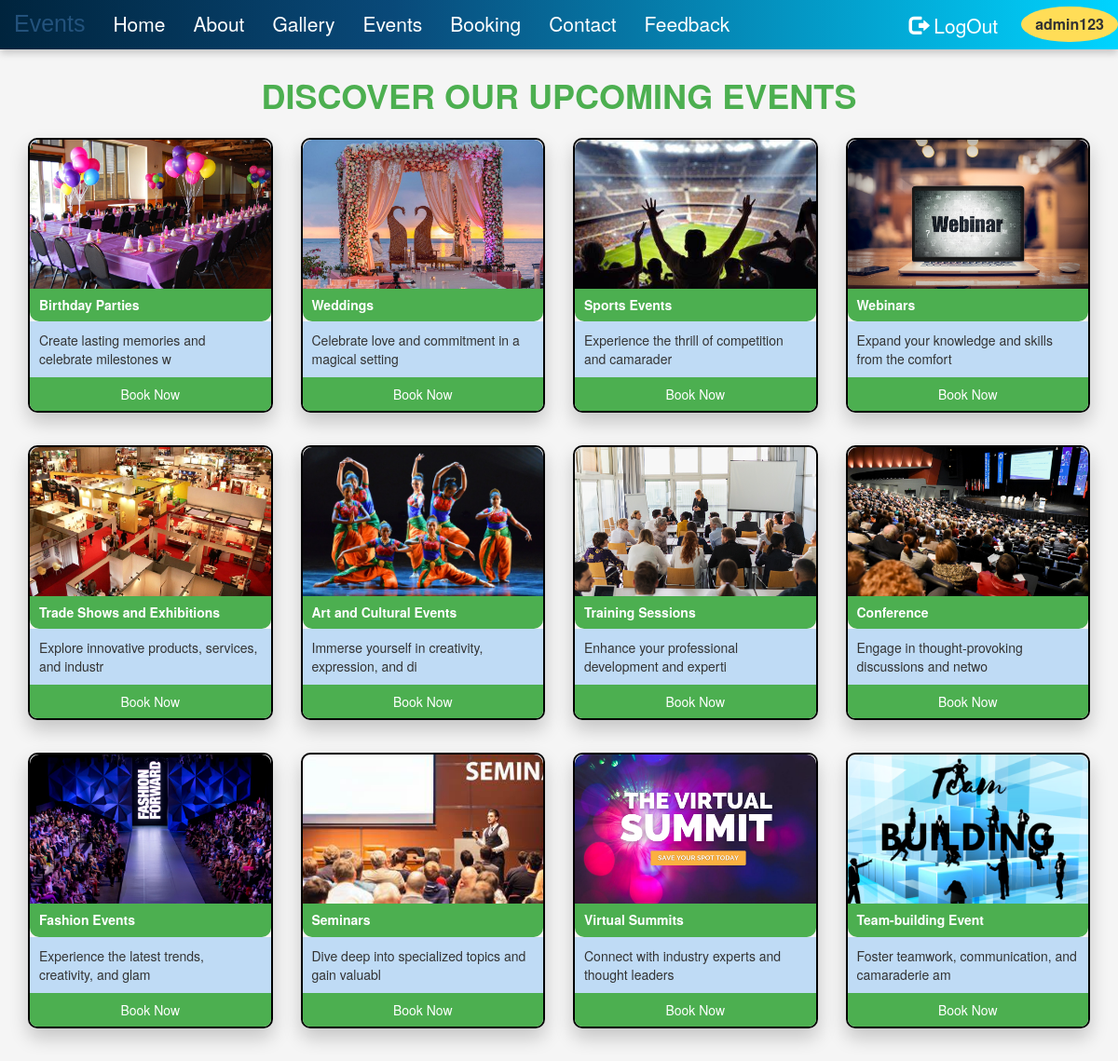
/events/ (signed in), run on the app's committed database.
### eventapp/models.py (models this page shows, shortened)
class Event(models.Model):
    img=models.ImageField(upload_to="pic")
    name=models.CharField(max_length=50)
    desc=models.CharField(max_length=50)

### eventapp/views.py (the view)
# urls.py: path('events/',views.events,name='events'),
def events(request):
    dict_eve={
        'eve':Event.objects.all()
    }
    return render(request,'events.html',dict_eve)

### template/events.html (shortened to what this page needs)
{% extends 'base.html' %}
{% load static %}
{% block content %}
<h2 class="events-heading">Discover Our Upcoming Events</h2>
<div class="container">
    <div class="row">
        {% for i in eve %}
        <div class="col-md-3 mb-4">
            <div class="card event-card">
                <img src="{{ i.img.url }}" class="card-img-top" alt="Event Image">
                <div class="card-body">
                    <h5 class="card-title">{{ i.name }}</h5>
                    <p class="card-text">{{ i.desc }}</p>
                    <a href="{% url 'booking' %}" class="book-btn">Book Now</a>
                </div>
            </div>
        </div>
        {% if forloop.counter|divisibleby:4 and not forloop.last %}
        </div>
        <div class="row">
        {% endif %}
        {% endfor %}
    </div>
</div>
{% endblock %}

### template/base.html (shortened to what this page needs)
<!DOCTYPE html>
<html lang="en">
<head>
    <link rel="stylesheet" href="https://maxcdn.bootstrapcdn.com/bootstrap/3.4.1/css/bootstrap.min.css">
    <link href="https://cdnjs.cloudflare.com/ajax/libs/font-awesome/5.15.0/css/all.min.css" rel="stylesheet">
</head>
<body>
    <nav class="navbar navbar-light">
        <div class="container-fluid">
            <div class="navbar-header">
                <a class="navbar-brand" href="/">Events</a>
            </div>
            <ul class="nav navbar-nav">
                <li class="active"><a href="{% url 'index' %}">Home</a></li>
                <li><a href="{% url 'about' %}">About</a></li>
                {% if user.is_authenticated %}
                    <li><a href="{% url 'gallery' %}">Gallery</a></li>
                    <li><a href="{% url 'events' %}">Events</a></li>
                    <li><a href="{% url 'booking' %}">Booking</a></li>
                    <li><a href="{% url 'contact' %}">Contact</a></li>
                    <li><a href="{% url 'feedback' %}">Feedback</a></li>
                {% endif %}
            </ul>
            <ul class="nav navbar-nav navbar-right">
                {% if user.is_authenticated %}
                    <li><a href="{% url 'logout' %}"><span class="glyphicon glyphicon-log-out"></span> LogOut</a></li>
                    <li class="username-circle">
                        <div class="username">{{ user.username }}</div>
                    </li>
                {% else %}
                    <li><a href="{% url 'register' %}"><span class="glyphicon glyphicon-user"></span> Sign Up</a></li>
                    <li><a href="{% url 'login' %}"><span class="glyphicon glyphicon-log-in"></span> Login</a></li>
                {% endif %}
            </ul>
        </div>
    </nav>
    {% block content %}{% endblock %}
</body>
</html>

### template/base.html (style rules this page uses)
.navbar { background: linear-gradient(90deg, rgba(0,36,61,1) 0%, rgba(9,73,121,1) 35%, rgba(0,212,255,1) 100%); border: none; border-radius: 0; box-shadow: 0 4px 8px rgba(0, 0, 0, 0.2); height: 53px; }
.navbar-brand { color: #fff; font-size: 25px; font-family: Impact, Haettenschweiler, 'Arial Narrow Bold', sans-serif; }
.nav li a { color: #fff; font-size: 21px; transition: color 0.3s, background-color 0.3s; }
.username-circle { background-color: #ffdd57; color: #333; border-radius: 50%; padding: 8px 15px; font-size: 16px; font-weight: bold; margin-left: 10px; }
.navbar-right { display: flex; align-items: center; }
.navbar-nav.navbar-right li { margin-left: 10px; }
.navbar-nav.navbar-right li a { color: #fff; transition: color 0.3s, background-color 0.3s; }

### template/events.html (style rules this page uses)
body { background-color: #f5f5f5; padding: 0; margin: 0; }
.event-card { margin-bottom: 35px; box-shadow: 0 10px 20px rgba(0, 0, 0, 0.2); border-radius: 10px; overflow: hidden; }
.events-heading { font-size: 36px; font-weight: bold; color: #4CAF50; margin-bottom: 15px; text-align: center; text-transform: uppercase; padding: 10px; }
h5 { font-weight: bold; }
.card-img-top { border-radius: 10px 10px 0 0; object-fit: cover; height: 160px; width: 100%; }
.card-title { padding: 10px; margin: 0; color: #fff; background-color: #4CAF50; border-radius: 0 0 10px 10px; }
.card-text { padding: 10px; margin: 0; color: #333; background-color: rgba(179, 213, 245, 0.808); }
.book-btn { display: block; text-align: center; background-color: #4CAF50; color: #fff; border: none; border-radius: 0; padding: 8px; text-decoration: none; transition: background-color 0.3s; }
.card { border: 2px solid black; }

### data on the page
Event: img (picture), name "Birthday Parties", desc "Create lasting memories and celebrate milestones w"
Event: img (picture), name "Weddings", desc "Celebrate love and commitment in a magical setting"
Event: img (picture), name "Sports Events", desc "Experience the thrill of competition and camarader"
Event: img (picture), name "Webinars", desc "Expand your knowledge and skills from the comfort"
Event: img (picture), name "Trade Shows and Exhibitions", desc "Explore innovative products, services, and industr"
Event: img (picture), name "Art and Cultural Events", desc "Immerse yourself in creativity, expression, and di"
Event: img (picture), name "Training Sessions", desc "Enhance your professional development and experti"
Event: img (picture), name "Conference", desc "Engage in thought-provoking discussions and netwo"
Event: img (picture), name "Fashion Events", desc "Experience the latest trends, creativity, and glam"
Event: img (picture), name "Seminars", desc "Dive deep into specialized topics and gain valuabl"
Event: img (picture), name "Virtual Summits", desc "Connect with industry experts and thought leaders"
Event: img (picture), name "Team-building Event", desc "Foster teamwork, communication, and camaraderie am"

### other printed values
{{ user.username }} "admin123"
